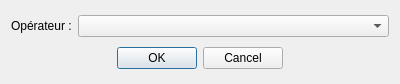
<?xml version="1.0" encoding="UTF-8"?>
<ui version="4.0">
 <class>dlgOperateurAjoutForm</class>
 <widget class="QDialog" name="dlgOperateurAjoutForm">
  <property name="geometry">
   <rect>
    <x>0</x>
    <y>0</y>
    <width>400</width>
    <height>84</height>
   </rect>
  </property>
  <property name="windowTitle">
   <string>Ajout d'un opérateur</string>
  </property>
  <layout class="QVBoxLayout" name="verticalLayout">
   <item>
    <layout class="QHBoxLayout" name="horizontalLayout">
     <item>
      <widget class="QLabel" name="label">
       <property name="text">
        <string>Opérateur :</string>
       </property>
      </widget>
     </item>
     <item>
      <widget class="QComboBox" name="cmbOperateur">
       <property name="sizePolicy">
        <sizepolicy hsizetype="Expanding" vsizetype="Fixed">
         <horstretch>0</horstretch>
         <verstretch>0</verstretch>
        </sizepolicy>
       </property>
      </widget>
     </item>
    </layout>
   </item>
   <item>
    <widget class="QDialogButtonBox" name="btnBox">
     <property name="standardButtons">
      <set>QDialogButtonBox::Cancel|QDialogButtonBox::Ok</set>
     </property>
     <property name="centerButtons">
      <bool>true</bool>
     </property>
    </widget>
   </item>
  </layout>
 </widget>
 <resources/>
 <connections/>
</ui>
